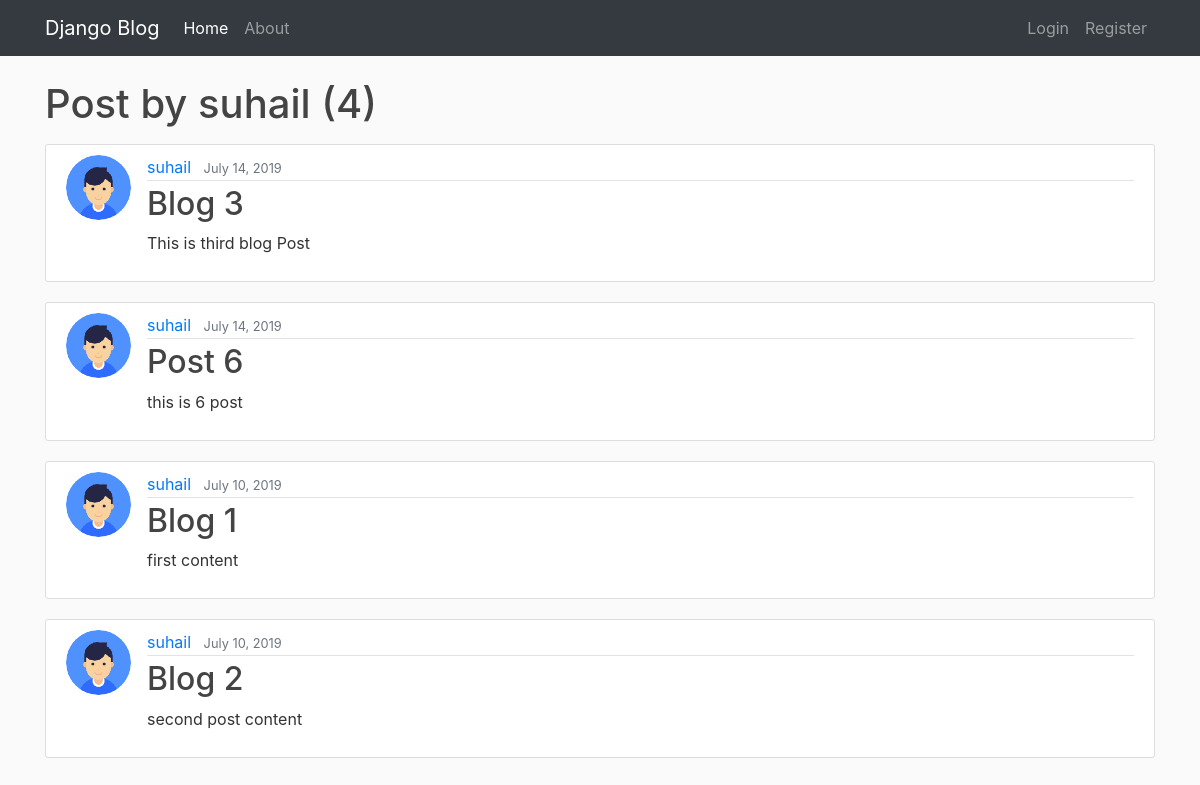
The page /user/suhail on the database as committed earlier.
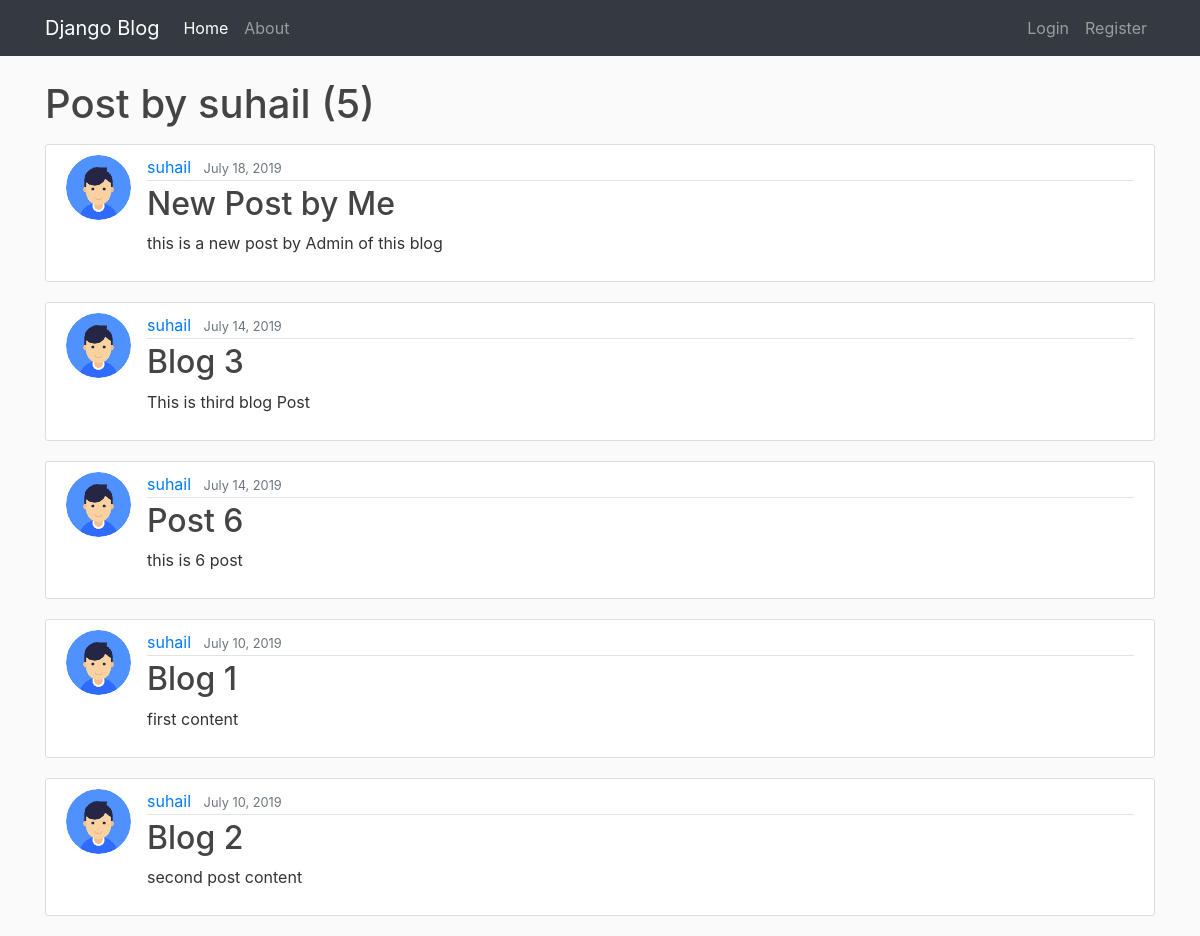
The same page on the database as committed later.
### blog/models.py (models this page shows, shortened)
class Post(models.Model):
    title = models.CharField(max_length=100)
    content = models.TextField()
    date_posted = models.DateField(default=timezone.now())
    author = models.ForeignKey(User, on_delete=models.CASCADE)

### users/models.py (models this page shows, shortened)
class Profile(models.Model):
    user = models.OneToOneField(User, on_delete=models.CASCADE, )
    image = models.ImageField(default='default.jpg', upload_to='profile_pics')

### blog/views.py (the view)
# urls.py: path('user/<str:username>', UserPostListView.as_view(), name='user-post'),
class UserPostListView(ListView):
    model = Post
    template_name = 'blog/user_post.html'
    context_object_name = 'posts'
    ordering = ['-date_posted']
    paginate_by = 5
    def get_queryset(self):
        user = get_object_or_404(User, username = self.kwargs.get('username'))
        return Post.objects.filter(author=user).order_by('-date_posted')

### blog/templates/blog/user_post.html (shortened to what this page needs)
{% extends 'blog/base.html' %}
{% block content %}
<h1 class="mb-3">Post by {{ view.kwargs.username }} ({{ page_obj.paginator.count }})</h1>
{% for post in posts %}
<article class="media content-section">
    <img src="{{ post.author.profile.image.url }}" class="rounded-circle article-img" alt="Author Image">
    <div class="media-body">
        <div class="article-metadata">
            <a class="mr-2" href="{% url 'user-post' post.author.username %}">{{ post.author }}</a>
            <small class="text-muted">{{ post.date_posted|date:"F d, Y" }}</small>
        </div>
        <h2><a class="article-title" href="{% url 'post-detail' post.id %}">{{ post.title }}</a></h2>
        <p class="article-content">{{ post.content }}</p>
    </div>
</article>
{% endfor %}
{% endblock %}

### blog/templates/blog/base.html (shortened to what this page needs)
{% load static %}
<!DOCTYPE html>
<html lang="en">
<head>
    <link rel="stylesheet" href="https://stackpath.bootstrapcdn.com/bootstrap/4.3.1/css/bootstrap.min.css"
>
    <link rel="stylesheet" type="text/css" href="{% static 'blog/css/main.css' %}">
</head>
<body>
    <header>
        <nav class="navbar navbar-dark bg-dark navbar-expand-lg fixed-top">
            <div class="container">
                <a href="{% url 'blog-home' %}" class="navbar-brand">Django Blog</a>
                <div class="collapse navbar-collapse" id="myNavbar">
                    <ul class="navbar-nav mr-auto">
                        <li class="nav-item active"><a href="{% url 'blog-home' %}" class="nav-link">Home</a></li>
                        <li class="nav-item"><a href="{% url 'blog-about' %}" class="nav-link">About</a></li>
                    </ul>
                    <ul class="navbar-nav ml-auto">
                        {% if user.is_authenticated %}
                        <li class="nav-item"><a href="{% url 'post-create' %}" class="nav-link">New Post</a></li>
                        <li class="nav-item"><a href="{% url 'profile' %}" class="nav-link">Profile</a></li>
                        <li class="nav-item"><a href="{% url 'logout' %}" class="nav-link">Logout</a></li>
                        {% else %}
                        <li class="nav-item"><a href="{% url 'login' %}" class="nav-link">Login</a></li>
                        <li class="nav-item"><a href="{% url 'register' %}" class="nav-link">Register</a></li>
                        {% endif %}
                    </ul>
                </div>
            </div>
        </nav>
    </header>
    <div class="container">
        {% block content %}
        {% endblock %}
    </div>
</body>
</html>

### blog/static/blog/css/main.css (style rules this page uses)
body { background: #fafafa; color: #333333; margin-top: 5rem; }
h1, h2, h3, h4, h5, h6 { color: #444444; }
ul { margin: 0; }
.content-section { background: #ffffff; padding: 10px 20px; border: 1px solid #dddddd; border-radius: 3px; margin-bottom: 20px; }
.article-title { color: #444444; }
.article-content { white-space: pre-line; }
.article-img { height: 65px; width: 65px; margin-right: 16px; }
.article-metadata { padding-bottom: 1px; margin-bottom: 4px; border-bottom: 1px solid #e3e3e3 }

Rows that differ between the two databases and show on the page:
added Post: author.profile.image (picture), author "suhail", date_posted "July 18, 2019", title "New Post by Me", content "this is a new post by Admin of this blog"
Other text that changed with them:
{{ page_obj.paginator.count }}: "4" → "5"
